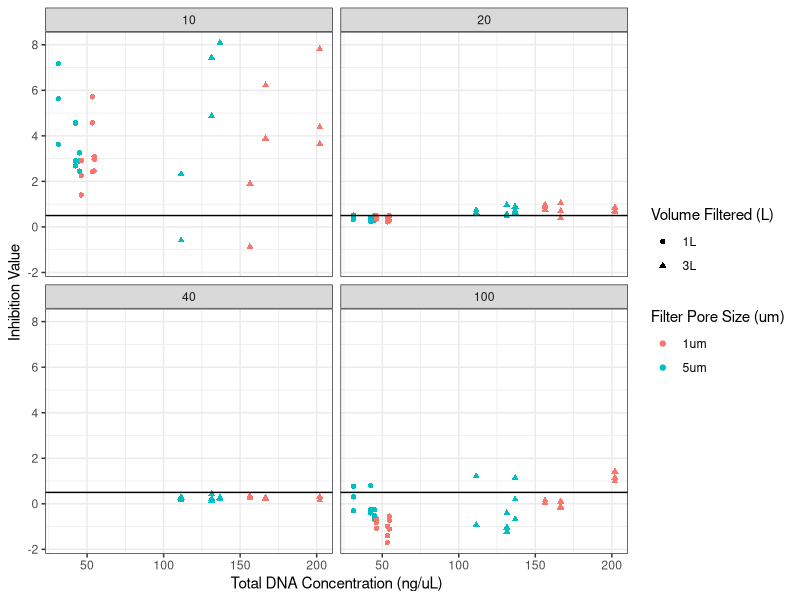
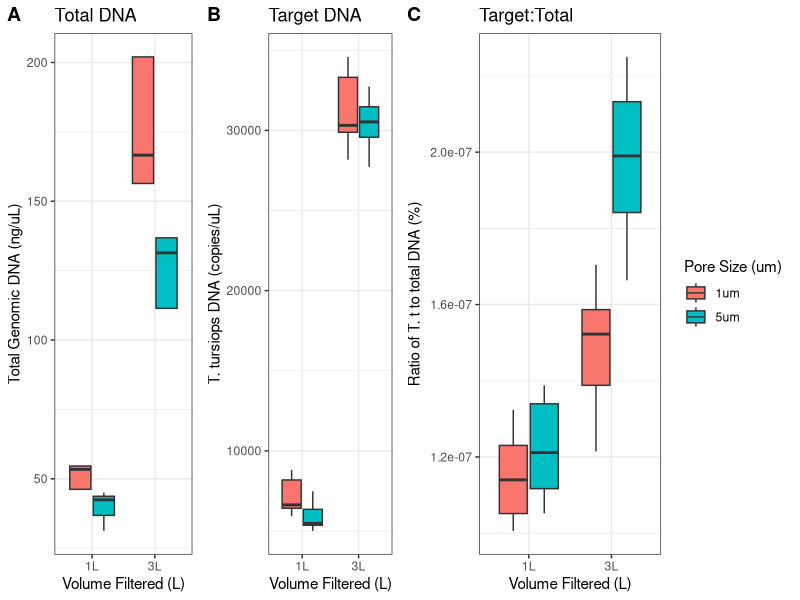
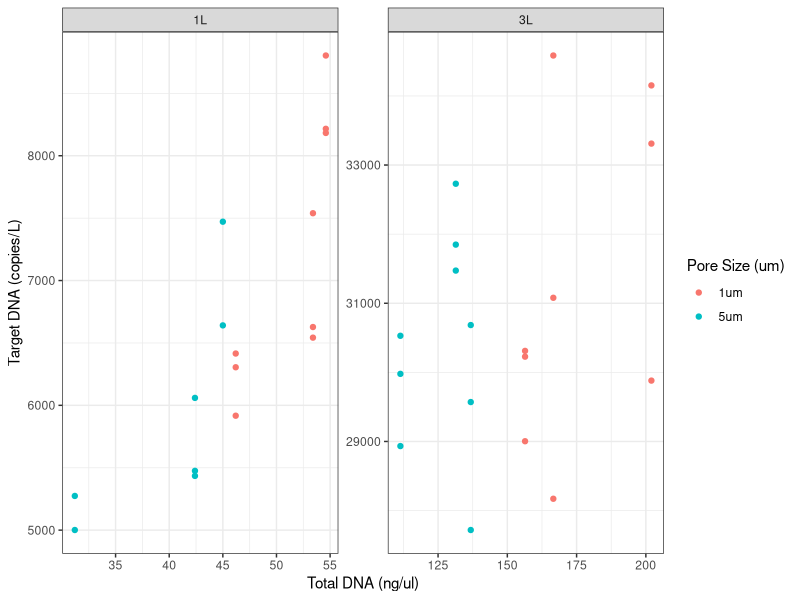
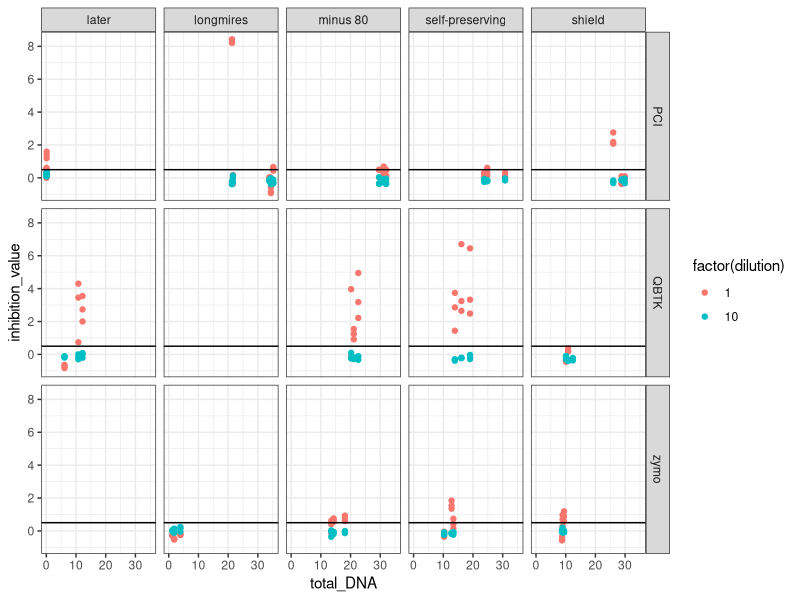
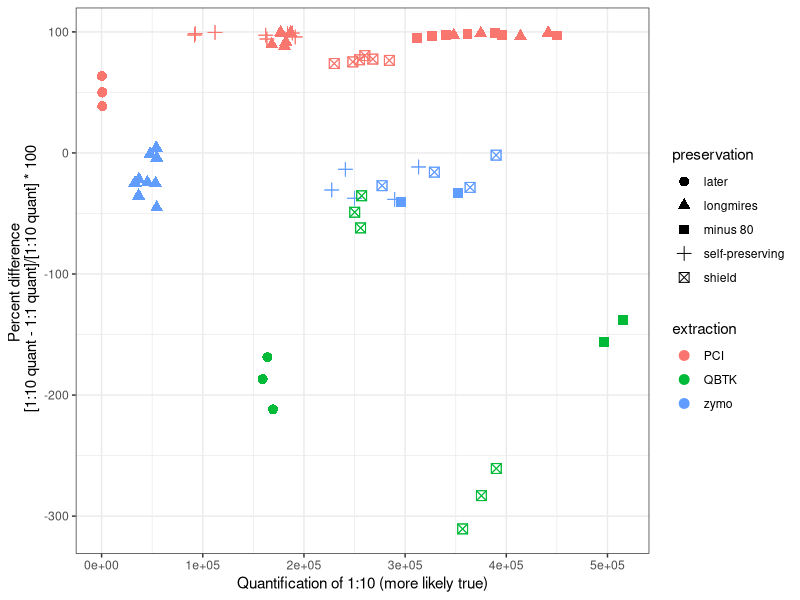
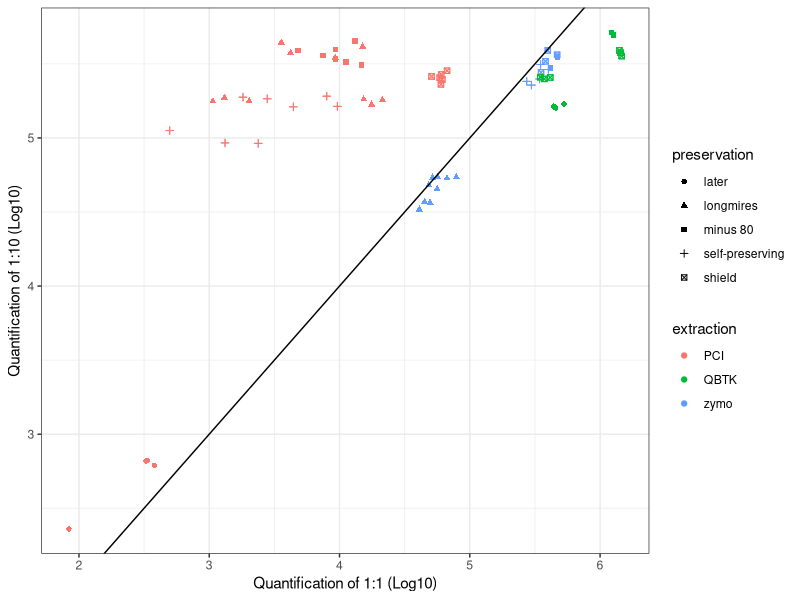
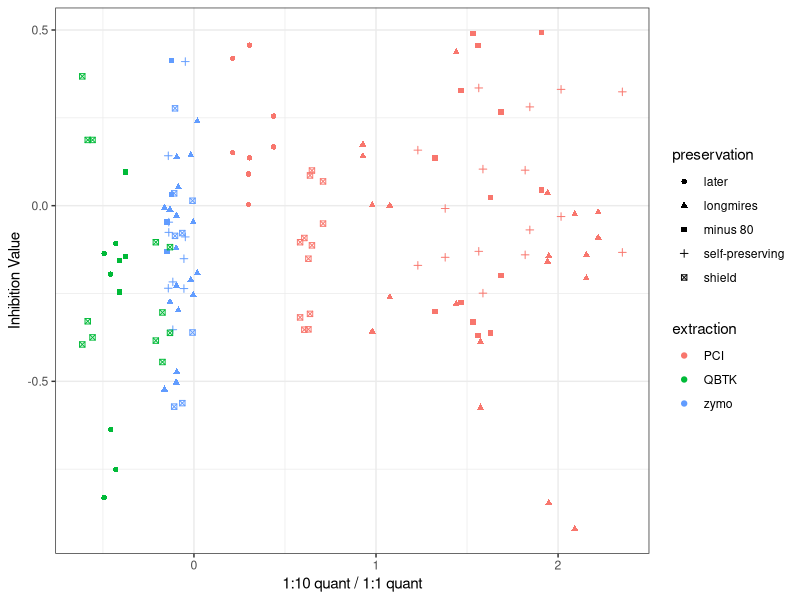
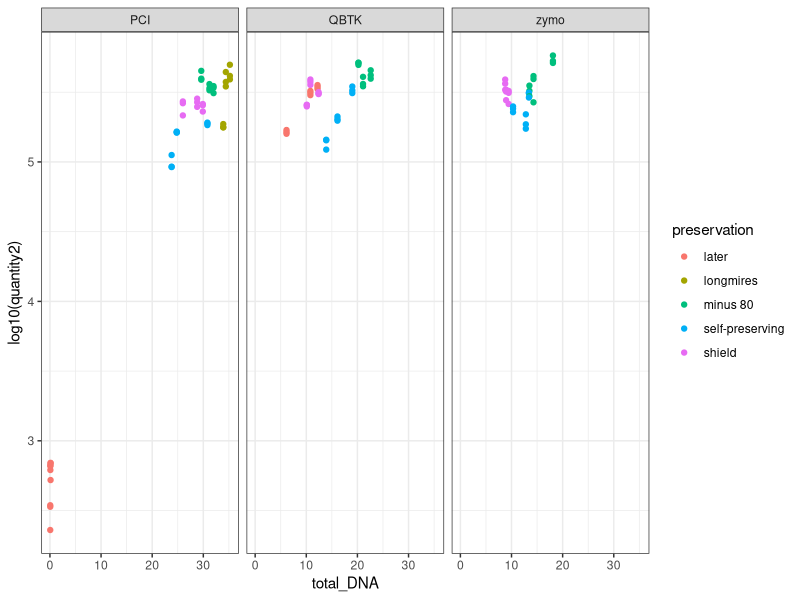

These figures' R source, in order:
## ---- chunk 1
library(tidyverse)
library(ggplot2)
library(here)
library(cowplot)
## ---- chunk 2

## ---- chunk 3
v_ps_raw <- read.csv(here("data","MURI_Module1_datasheets - 01_bangor_fielddeployment1_Sept2022.csv"))

v_ps <- v_ps_raw %>% 
  filter(task == "filter_vol") %>% # only keep samples used for the pore size x volume comparison 
  filter(extraction == "PC") %>% # we collected a few via Smith Root and extracted with Qiagen, remove
  select(c(lab_ID, rep, filter_size, vol_filtered, dilution_factor, DNA_20_conc, DNA_total_conc, Tt_Ct, 
           Tt_conc, Tt_total_conc, IPC_CT, IPC_meanNTC, IPC_meanNTC_SD, inhibition_value, inhibited, use))

## NOTE: go back to raw later and get stats for efficiency, LOD, etc. for all runs

# fill in total DNA for all samples 
v_ps_qubit <- v_ps %>% 
  select(c(lab_ID, DNA_total_conc)) %>% 
  drop_na(DNA_total_conc) %>% 
  distinct() # there are multiple per row because of multiple dilutions - just need one per sample here 

v_ps2 <- v_ps %>% 
  left_join(v_ps_qubit %>% rename(total_DNA=DNA_total_conc), by= "lab_ID") %>% 
  select(c(lab_ID, total_DNA, inhibition_value, dilution_factor, filter_size, vol_filtered)) %>% 
  mutate(inhibition_value = as.numeric(inhibition_value)) %>% 
  mutate(total_DNA = as.numeric(total_DNA))

ggplot(v_ps2, aes(x=total_DNA, y=inhibition_value, 
                 shape = vol_filtered, color = filter_size)) + 
  geom_point() + 
  facet_wrap(~dilution_factor) +
  theme_bw() + 
  geom_hline(yintercept=0.5) + 
  labs(x="Total DNA Concentration (ng/uL)", y= "Inhibition Value", shape ="Volume Filtered (L)", color = "Filter Pore Size (um)")

## ---- chunk 4

v_ps_tt <- v_ps %>% 
  filter(use == 1) %>% # only use the non-inhibited samples for actual quants of t tursiops 
  filter(inhibited == 0) # looks like a few inhibited slipped through so get rid of those guys for now 
  
v_ps_total_box <- ggplot(v_ps_tt, aes(x=vol_filtered, y=DNA_total_conc, fill=filter_size)) + 
  geom_boxplot() + 
  labs(y="Total Genomic DNA (ng/uL)", x = "Volume Filtered (L)", title="Total DNA") + 
  theme_bw() + 
  guides(fill=FALSE)

v_ps_tt_box <- ggplot(v_ps_tt, aes(x=vol_filtered, y=Tt_total_conc, fill=filter_size)) + 
  geom_boxplot() + 
  theme_bw() + 
  labs(y="T. tursiops DNA (copies/uL)", x = "Volume Filtered (L)", title = "Target DNA", fill="Filter Pore Size (um)") + 
  guides(fill=FALSE)

## NOW RATIO!!! 
v_ps_tt <- v_ps_tt %>% 
  mutate(DNA_total_copies_ul = (DNA_total_conc*6.022E23)/(80*618*10E9)) %>% 
  mutate(ratio_tt_total = (Tt_total_conc/DNA_total_copies_ul))

## target is 80 bp - use NEB https://nebiocalculator.neb.com/#!/dsdnaamt
## 1.132e+10 copies of target = 1 ng of target --- OLD
### instead use general 816 g/mol for average bp 


v_ps_ratio_box <- ggplot(v_ps_tt, aes(x=vol_filtered, y=ratio_tt_total, fill=filter_size)) + 
  geom_boxplot() + 
  theme_bw() + 
  labs(y="Ratio of T. t to total DNA (%)", x = "Volume Filtered (L)", title = "Target:Total", fill="Pore Size (um)")

# put plots next to each other 
plot_grid(v_ps_total_box, v_ps_tt_box,v_ps_ratio_box, 
          labels = c("A", "B", "C"),
          ncol = 3, nrow = 1, rel_widths = c(1,1,2))

# some summary statistics of the box plots 
v_ps_tt_summary <- v_ps_tt %>% 
  group_by(filter_size, vol_filtered) %>% 
  summarize(n=n(),
            mean_total_DNA = mean(DNA_total_conc), sd_total_DNA = sd(DNA_total_conc), 
            mean_tt_DNA = mean(Tt_total_conc), sd_tt_DNA = sd(Tt_total_conc),
            mean_ratio = mean(ratio_tt_total), sd_ratio = sd(ratio_tt_total)) %>% 
  mutate(total_cv = sd_total_DNA/mean_total_DNA) %>% 
  mutate(tt_cv = sd_tt_DNA/mean_tt_DNA) %>% 
  mutate(ratio_cv = sd_ratio/mean_ratio)

rmarkdown::paged_table(v_ps_tt_summary)


#### try plotting target on y and total on x
ggplot(v_ps_tt, aes(x=DNA_total_conc, y=Tt_total_conc, color=filter_size)) + 
  geom_point() + 
  theme_bw() + 
  facet_wrap(~vol_filtered, scales="free") + 
  labs(y="Target DNA (copies/L)", x = "Total DNA (ng/ul)", color="Pore Size (um)")
## ---- chunk 5

p_e_raw <- read.csv(here("data","MURI_Module1_datasheets - 06_matrix_Mar2023.csv"))

## ---- chunk 6
p_e_inhib <- p_e_raw %>% 
  filter(filter_v_liq == "filter") %>% # only keep samples used filter 
  mutate(quantity=as.numeric(quantity)) %>% 
  mutate(quantity2=dilution*quantity) %>% 
  mutate(total_DNA=as.numeric(total_DNA)) %>% 
  mutate(inhibition_value=as.numeric(inhibition_value))

ggplot(p_e_inhib, aes(x=total_DNA, y=inhibition_value, color=factor(dilution))) +
  geom_point() + 
  geom_hline(yintercept=0.5) + 
  facet_grid(~extraction ~preservation) + 
  theme_bw()

# Basically for the same sample, bio rep, and tech rep, if 1:1 and 1:10 both say not inhibited, does the quant give you the same target when you multiply the 1:10 by 10

p_e_not_inhib_simple <- p_e_inhib %>% 
  filter(inhibited == 0) %>% 
  drop_na(quantity2) %>% 
  select(c(sample, bio_rep, tech_rep, dilution, preservation, extraction, quantity, inhibition_value, quantity2)) %>% 
  unite(sample_bio_tech, c(sample, bio_rep, tech_rep), remove=FALSE)

keep_pairs <- p_e_not_inhib_simple %>% 
  group_by(sample, bio_rep, tech_rep) %>% 
  summarize(n=n()) %>% 
  filter(n==2) %>% 
  unite(sample_bio_tech, c(sample, bio_rep, tech_rep))

t <- p_e_not_inhib_simple %>% 
  filter(sample_bio_tech %in% keep_pairs$sample_bio_tech) %>% 
  select(c(sample_bio_tech, dilution, quantity2)) %>% 
  pivot_wider(names_from = dilution, values_from=quantity2) %>% 
  rename(d1="1",d10="10") %>% 
  mutate(diffquant = d10-d1) %>% 
  mutate(diffquant_percent = diffquant/d10*100)
  
# ggplot(p_e_not_inhib, aes(x=extraction, y=quantity2, color=factor(dilution))) +
#   geom_point() + 
#   facet_grid(~preservation) + 
#   theme_bw()

# ggplot(t, aes(x=log10(d1), y=log10(d10))) +
#   geom_point() + 
#   labs(x="Quantification of 1:1 (Log10)", y="Quantification of 1:10 (Log10)") +
#   geom_abline(slope=1, intercept=0) +
#   theme_bw()
  

t2 <- t %>% 
  left_join(p_e_not_inhib_simple, by = "sample_bio_tech")

ggplot(t2, aes(x=d10, y=diffquant_percent, shape=preservation, color=extraction)) +
  geom_point(size=3) + 
  labs(x="Quantification of 1:10 (more likely true)", y="Percent difference \n [1:10 quant - 1:1 quant]/[1:10 quant] * 100") + 
  theme_bw()

ggplot(t2, aes(x=log10(d1), y=log10(d10), color=extraction, shape=preservation)) +
  geom_point() + 
  labs(x="Quantification of 1:1 (Log10)", y="Quantification of 1:10 (Log10)") + 
  geom_abline(slope=1, intercept=0) +
  theme_bw()

t3 <- t2 %>% 
  mutate(d10_d1 = d10/d1)

ggplot(t3, aes(x=log10(d10_d1), y=inhibition_value, color=extraction, shape=preservation)) +
  geom_point() + 
  labs(x="1:10 quant / 1:1 quant", y="Inhibition Value") + 
  theme_bw()

## ---- chunk 7
p_e <- p_e_raw %>% 
  filter(filter_v_liq == "filter") %>% # only keep samples used filter 
  filter(smithroot_v_vaccum == "SR") %>% # only keep samples filtered on site 
  filter(inhibited==0) %>% # for now, only keep things not inhibited 
  mutate(quantity=as.numeric(quantity)) %>% 
  mutate(quantity2=dilution*quantity) %>% 
  mutate(total_DNA=as.numeric(total_DNA)) %>% 
  mutate(DNA_total_copies_ul = (total_DNA*6.022E23)/(80*618*10E9)) %>% 
  mutate(ratio_tt_total = (quantity2/DNA_total_copies_ul)) %>% 
  filter(dilution==10) # for now, just use 1:10 dilutions so we don't double count 

ggplot(p_e, aes(x=total_DNA, y=log10(quantity2), color=preservation)) + 
  geom_point() + 
  facet_wrap(~extraction) + 
  theme_bw()
  
ggplot(p_e, aes(x=extraction, y=ratio_tt_total, color=extraction)) + 
  geom_point() + 
  facet_wrap(~preservation) + 
  theme_bw() + 
  labs(y="Ratio of T. t to total DNA (%)", x = "Extraction Method", title = "Linear Scale", fill="Preservation Method")  +
  guides(fill=FALSE)


ggplot(p_e, aes(x=extraction, y=log10(ratio_tt_total), fill=preservation)) + 
  geom_boxplot() + 
  theme_bw() + 
  labs(y="Log10 Ratio of T. t to total DNA (%)", x = "Extraction Method", title = "Log10 Scale", fill="Preservation Method") 


p1 <-  ggplot(p_e, aes(x=preservation, y=total_DNA, fill=extraction)) + 
  geom_boxplot() + 
  theme_bw() + 
  labs(y="ng/uL", x = " ", title = "Total DNA",  fill="Extraction Method")

p2 <-  ggplot(p_e, aes(x=preservation, y=log10(quantity2), fill=extraction)) + 
  geom_boxplot() + 
  theme_bw() + 
  labs(y="Log10 copies/uL", x = " ", title = "Target DNA", fill="Extraction Method") 

p3 <-  ggplot(p_e, aes(x=preservation, y=ratio_tt_total, fill=extraction)) + 
  geom_boxplot() + 
  theme_bw() + 
  labs(y="Ratio", x = "Preservation Method", title = "Ratio Target:Total DNA", fill="Extraction Method")

  
# # put plots next to each other 
plot_grid(p1, p2, p3,
          labels = c("A", "B", "C"),
          ncol = 1, nrow = 3, rel_widths = c(.8,1.5,.8))

ggsave(here("3panel.png"),width=6,height=8, units="in")

## ---- chunk 8

bio_var <- p_e_raw %>% 
  filter(filter_v_liq == "filter") %>% # don't use any of the liquid 
  filter(smithroot_v_vaccum == "SR") %>% # for now just use smith root.... 
  filter(inhibited==0) %>% # only keep not inhibited sample
  filter(dilution==10) # keep only 1:10 dilutions (in case 1:1 and 1:10 were both not inhibited)

ggplot(bio_var, aes(x=extraction, y=log10(quantity), fill=preservation)) + 
  geom_boxplot() 

bio_var_stats <- bio_var %>% 
  group_by(extraction,preservation) %>% 
  summarize(n=n(), meanconc = mean(quantity), sdconc=sd(quantity)) %>% 
  mutate(cv = sdconc/meanconc)

compare_homogenized <- v_ps %>% 
  filter(filter_size == "5um") %>% 
  filter(vol_filtered == "3L") %>% 
  filter(use==1) %>% 
  summarize(n=n(), meanconc = mean(Tt_total_conc), sdconc=sd(Tt_total_conc)) %>% 
  mutate(cv = sdconc/meanconc)
  

ggplot(bio_var_stats, aes(x=extraction, y=cv, color=preservation)) + 
  geom_point() +
  theme_bw() + 
  labs(x="Extraction Method", y="Coefficient of Variation", color="Preservation")

ggplot(bio_var_stats, aes(x=extraction, y=meanconc, color=preservation)) + 
  geom_point(position=position_dodge(0.5)) +
  geom_errorbar(aes(ymin=meanconc-sdconc, ymax=meanconc+sdconc), width=.2,
                 position=position_dodge(0.5)) + 
  theme_bw() + 
  labs(x="Extraction Method", y="Mean Conc. (copies/uL)", color="Preservation") + 
  annotate("text", label="n = 9 (3 bio x 3 tech reps each)", y=2500,x=2.5 )

ggplot(bio_var_stats, aes(x=preservation, y=cv, shape=extraction, color=extraction)) + 
  geom_point(position=position_dodge(0.5), size=4) +
  # geom_errorbar(aes(ymin=meanconc-sdconc, ymax=meanconc+sdconc), width=.2,
  #                position=position_dodge(0.5)) + 
  theme_bw() + 
  geom_hline(yintercept=compare_homogenized$cv, linetype="longdash") + 
  labs(x="Preservation Method", y="Coefficient of Variation", color="Extraction Method") 


## ---- chunk 9
p_e_times <- read.csv(here("data","MURI_Module1_qPCR_metadata - Sheet35.csv"))

pe_times <- p_e_times %>% 
  select(c(lab_ID, reference, time_collected, onsite_or_offsite, time_filtered, field_notes, field_ID)) %>% 
  rename(sample=lab_ID)

bio_var <- bio_var %>% 
  left_join(pe_times, by="sample") %>% 
  mutate(field_ID = as.numeric(field_ID))

ggplot(bio_var, aes(x=field_ID, y=log10(quantity), shape=extraction, color=preservation)) + 
  geom_point() +
  #facet_wrap(~extraction) +
  theme_bw() + 
  labs(x="Field Collection Order", y="Log10 Concentration (copies/uL)")
  

## ---- chunk 10

vps_biovar <- v_ps_raw %>% 
  filter(task == "filter_vol") %>% # only keep samples used for the pore size x volume comparison 
  filter(extraction == "PC") %>% # we collected a few via Smith Root and extracted with Qiagen, remove
  group_by(lab_ID, rep) %>% 
  slice_max(dilution_factor)

ggplot(vps_biovar, aes(x=filter_size, y=Tt_total_conc, fill=vol_filtered)) + 
  geom_boxplot() + 
  theme_bw() 

ggplot(vps_biovar, aes(x=filter_size, y=log10(Tt_total_conc), fill=vol_filtered)) + 
  geom_boxplot() + 
  theme_bw() 

## ---- chunk 11

testlm <- glm(inhibition_value ~ preservation + extraction,
  data = p_e_not_inhib_simple)


v_ps_lm <- v_ps_tt %>% 
  mutate(vol1 = str_extract(vol_filtered, "[0-9]+")) %>% 
  mutate(ps1 = str_extract(filter_size, "[0-9]+")) 
  
lm(inhibition_value ~ vol1 + ps1 , 
    data = v_ps_lm)

## ---- chunk 12

v_ps_merge <- v_ps_tt %>% 
  select(c(lab_ID, rep, filter_size, vol_filtered, DNA_total_conc, Tt_total_conc, ratio_tt_total)) %>% 
  mutate(preservation="longmires") %>% 
  mutate(extraction="PCI") %>% 
  mutate(experiment="v_ps") %>% 
  mutate(homogenized = 1) %>% 
  rename(sample=lab_ID, tech_rep=rep) %>% 
  mutate(filter_size=as.numeric(str_extract(filter_size, "[0-9]+"))) %>% 
  mutate(vol_filtered=as.numeric(str_extract(vol_filtered, "[0-9]+")))

p_e_merge <- p_e %>% 
  select(c(sample, tech_rep, preservation, extraction, total_DNA, quantity2, ratio_tt_total)) %>% 
  mutate(filter_size=5) %>% 
  mutate(vol_filtered=3) %>% 
  mutate(experiment="p_e") %>% 
  mutate(homogenized = 0) %>% 
  rename(DNA_total_conc=total_DNA, Tt_total_conc=quantity2)

experiments_merged2 <- rbind(v_ps_merge, p_e_merge)

write_rds(experiments_merged2, file=here("data","experiments_merged.RDS"))
